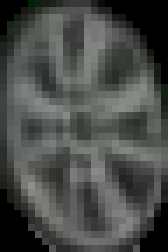
#> input picture 转正视图/轮毂001B1.png, 24 x 36 px (shown 7 times larger)
$ jupyter execute '正视图.ipynb'
#> lines starting #> are read from the running program, lines starting #| are printed output that depends on the picture
[cell 1]
import cv2
import numpy as np
import matplotlib.pyplot as plt


def read_image_with_chinese_path(image_path):
    """
    读取含有中文路径的图片
    """
#> called with image_path = '轮毂001B1.png'
    try:
        with open(image_path, 'rb') as f:
            img_bytes = np.asarray(bytearray(f.read()), dtype=np.uint8)
            img = cv2.imdecode(img_bytes, cv2.IMREAD_COLOR)
#> img is the input picture: shape (36, 24, 3); mean B, G, R 72.5, 75.1, 72.6
            return img
    except Exception as e:
        return None


# 读取图片，这里假设图片路径包含中文，使用上面的函数读取
image_path = '轮毂001B1.png'  # 请替换为你的实际完整路径，若和代码同目录可不写路径只写文件名
image = read_image_with_chinese_path(image_path)

if image is None:
    print("无法读取该图片，请检查路径或图片是否损坏")
    exit()

# 定义侧视图中的四个点（按照左上、右上、右下、左下的顺序）
pts1 = np.float32([[56, 65], [368, 52], [28, 387], [389, 390]])

# 定义正视图中对应的四个点
pts2 = np.float32([[0, 0], [300, 0], [0, 300], [300, 300]])

# 计算透视变换矩阵
M = cv2.getPerspectiveTransform(pts1, pts2)

# 进行透视变换
dst = cv2.warpPerspective(image, M, (300, 300))
#> dst: shape (300, 300, 3); every value is 0

# 可视化结果
plt.subplot(121), plt.imshow(cv2.cvtColor(image, cv2.COLOR_BGR2RGB)), plt.title('Original')
plt.subplot(122), plt.imshow(cv2.cvtColor(dst, cv2.COLOR_BGR2RGB)), plt.title('Transformed')
plt.show()
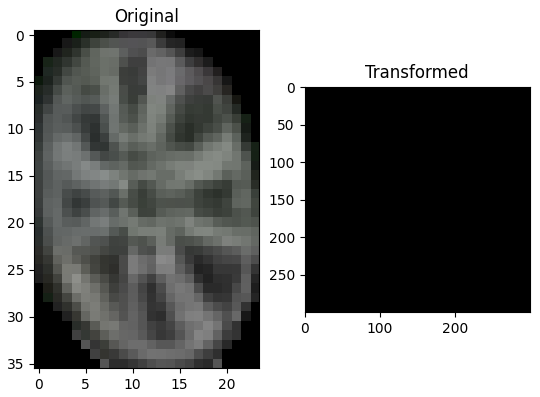
#> figure drawn by matplotlib, 2 panels


$ run again, with 转正视图/轮毂001B.png copied over 转正视图/轮毂001B1.png
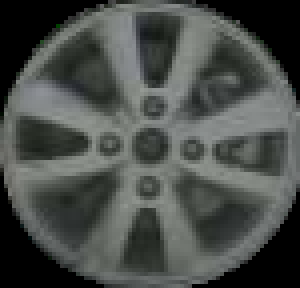
#> input picture 转正视图/轮毂001B.png, 75 x 72 px (shown 4 times larger)
#> in read_image_with_chinese_path, img is the input picture: shape (72, 75, 3); mean B, G, R 73.5, 76.8, 73
#> `plt.show()`:
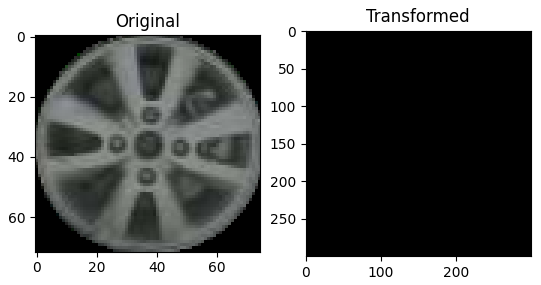
#> figure drawn by matplotlib, 2 panels
